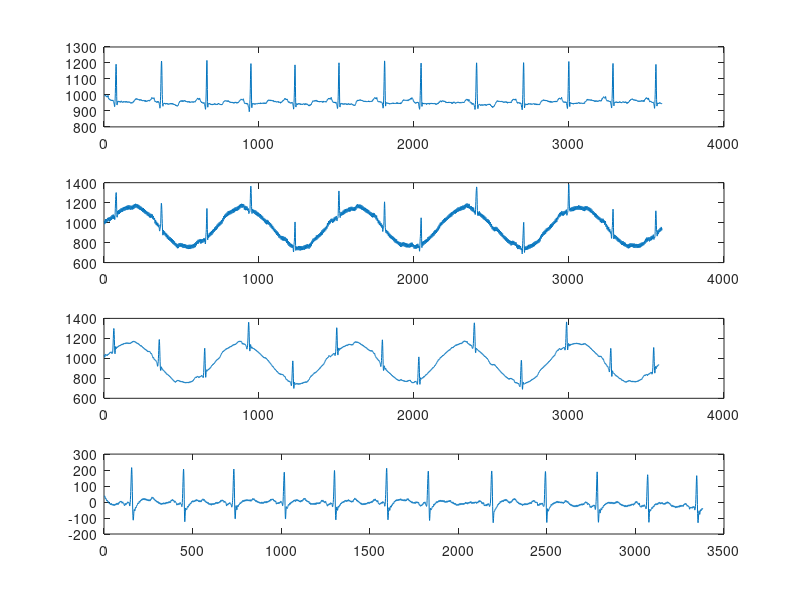

Recreate this plot in MATLAB.
clc;
load('givenECG3.mat');
y=givenECG3;
subplot(4,1,1);
plot(y);
for i=1:3600
y(i)=y(i)+200*sin(2*pi*.5*i/360)+20*sin(2*pi*50*i/360);
end
subplot(4,1,2);
plot(y);
fc=40;
fs=360;
[b,a] = butter(6,fc/(fs/2));
x=filter(b,a,y);
y1=y(21:end);
x1=x(21:end);
subplot(4,1,3);
plot(x1);


[b1,a1] = butter(3,[0.00005 0.01],'stop');;
x2=filter(b1,a1,x1);
y3=y1(201:end);
x3=x2(201:end);
subplot(4,1,4);
plot(x3);
n=0;
d=0;
for i=1:3380
    n=n+(y3(i)-x3(i))^2;
    d=d+y3(i)^2;
end
PRD=sqrt(n/d)
    
    